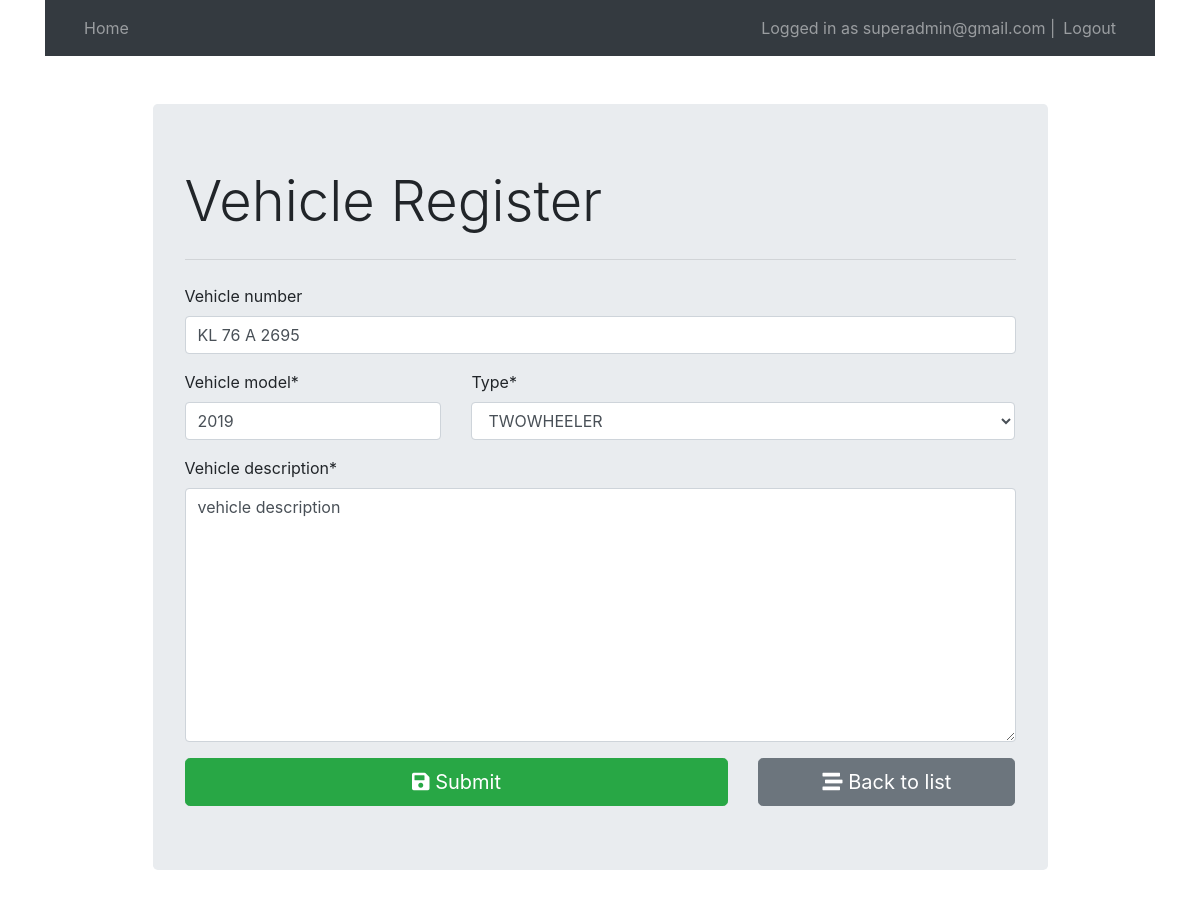
The app's page /2/ (signed in) with its own data.
### account/models.py (models this page shows, shortened)
class Account(AbstractBaseUser):
    email           =models.EmailField(max_length=100,unique=True)
    name            =models.CharField(max_length=50)
    is_admin        =models.BooleanField(default=False)
    is_staff        =models.BooleanField(default=False)
    is_active       =models.BooleanField(default=True)
    is_verified     =models.BooleanField(default=False)
    is_superadmin   =models.BooleanField(default=False)
    USERNAME_FIELD  ='email'
    REQUIRED_FIELDS =['name']
    objects=AccountManager()

### vehicle/models.py (models this page shows, shortened)
class Vehicles(models.Model):
    vehicle_number=models.CharField(max_length=50)
    type=models.ForeignKey(VehicleType,on_delete=models.CASCADE)
    vehicle_model=models.CharField(max_length=10)
    vehicle_description=models.TextField(max_length=200)

### vehicle/views.py (the view, shortened to what this page needs)
# urls.py: path('', views.Vehicle_form,name='vehicle_add'),
@login_required(login_url='login')
def Vehicle_form(request, id=0):
    if request.method == "GET":
        if id == 0:
            form = VehicleForm()
        else:
            vehicle = Vehicles.objects.get(pk=id)
            form = VehicleForm(instance=vehicle)
        return render(request, "vehicleform.html", {'form': form})

### vehicle/forms.py
class VehicleForm(forms.ModelForm):
    class Meta:
        model = Vehicles
        fields = '__all__'
    def __init__(self, *args, **kwargs):
        super(VehicleForm,self).__init__(*args, **kwargs)
        self.fields['vehicle_number'].empty_label = "Select"
        self.fields['vehicle_number'].required = False

### vehicle/models.py (called while the page is built)
    def __str__(self):
        return self.vehicle_type

### templates/vehicleform.html (shortened to what this page needs)
{% extends "base.html" %}
{% load crispy_forms_tags %}
{% block content %}
<form action="" method="post" autocomplete="off">
    {{form.vehicle_number|as_crispy_field}}
    <div class="row">
        <div class="col-md-4">
            {{form.vehicle_model|as_crispy_field}}
        </div>
        <div class="col-md-8">
            {{form.type|as_crispy_field}}
        </div>
    </div>
    {{form.vehicle_description|as_crispy_field}}
    <div class="row">
        <div class="col-md-8">
            <button type="submit" class="btn btn-success btn-block btn-lg"><i class="fas fa-save"></i>
                Submit</button>
        </div>
        <div class="col-md-4">
            <a href="{% url 'list' %}" class="btn btn-secondary btn-block btn-lg">
                <i class="fas fa-stream"></i> Back to list
            </a>
        </div>
    </div>
</form>
{% endblock content %}

### templates/base.html (shortened to what this page needs)
<!DOCTYPE html>
<html lang="en">
<head>
    <link rel="stylesheet" href="https://stackpath.bootstrapcdn.com/bootstrap/4.3.1/css/bootstrap.min.css"
>
    <link rel="stylesheet" href="https://cdnjs.cloudflare.com/ajax/libs/font-awesome/5.11.2/css/all.min.css">
</head>
<body>
    <div class="container">
        <nav class="navbar navbar-expand-lg navbar-dark bg-dark">
            <div class="container-fluid">
              <div>
                <ul class="navbar-nav">
                  <li class="nav-item">
                    <a class="nav-link" href="/list">Home</a>
                  </li>
                </ul>
              </div>
              <div>
                <ul class="navbar-nav">
                  {% if user.is_authenticated %}
                  <span class="navbar-text">Logged in as {{user.email}} | </span>
                  <li class="nav-item">
                    <a class="nav-link" href="/logout">Logout</a>
                  </li>
                  {% else %}
                  <li class="nav-item">
                    <a class="nav-link" href="/login">Login</a>
                  </li>
                  {% endif %}
                </ul>
              </div>
            </div>
          </nav>
        <div class="col-md-10 offset-md-1 mt-5">
            <div class="jumbotron">
                <h1 class="display-4">Vehicle Register</h1>
                <hr class="my-4">
                {% block content %}
                {% endblock content %}
            </div>
        </div>
    </div>
</body>
</html>

### records on screen
Account: email "superadmin@gmail.com"
Vehicles: vehicle_number "KL 76 A 2695", vehicle_model "2019", type "TWOWHEELER", vehicle_description "vehicle description"
